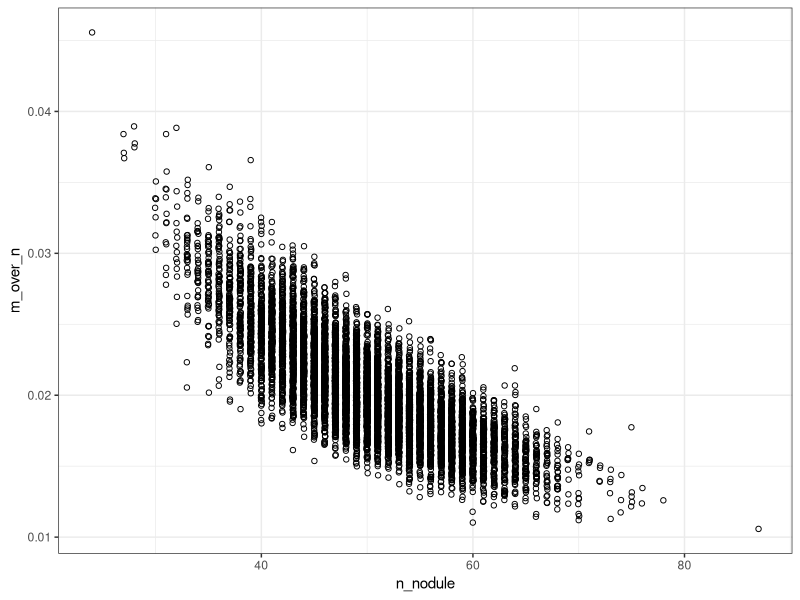
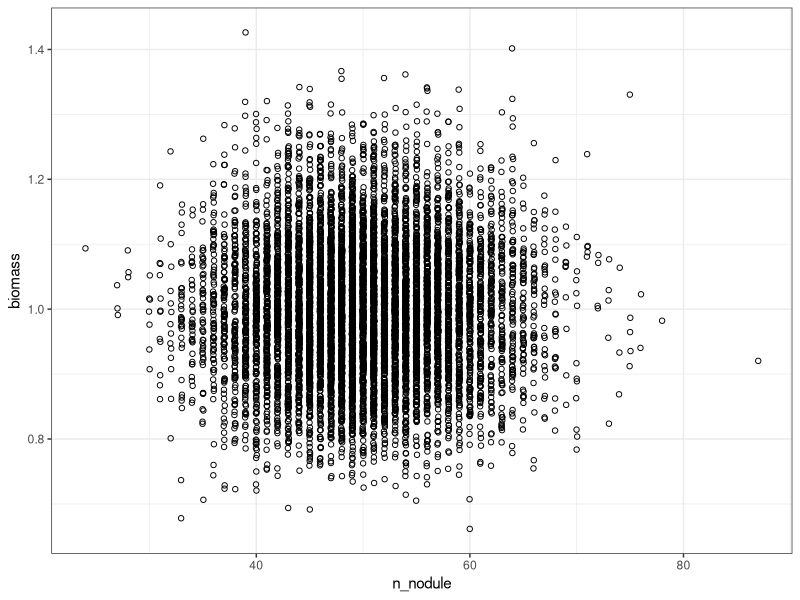

Source code (R) for these figures, in order:
#' This tackles the problems of symbiotic benefits computed as 
#' the ratio of plant fitness and rhizobia nodule number

library(tidyverse)
set.seed(1)

mu = 1 # expected mean
sigma = 0.1 # expected sd

tb <- tibble(
    n_nodule = rpois(10000, lambda = 50),
    #biomass = n_nodule /50 + rgamma(10000, shape = mu^2/sigma^2, scale = sigma^2/mu),
    biomass = rgamma(10000, shape = mu^2/sigma^2, scale = sigma^2/mu),
    m_over_n = biomass/n_nodule
)

# Biomass and nodule number is not correlated
lm(biomass ~ n_nodule, data = tb) %>% broom::tidy()

tb %>% 
    filter(n_nodule != 0) %>% 
    ggplot() +
    geom_point(aes(x = n_nodule, y = m_over_n), position = position_dodge2(width = 0.1), shape = 21) +
    theme_bw() 

# Variance in the ration decreases as the number of nodule increases
tb %>% 
    group_by(n_nodule) %>% 
    summarize(var_mn = var(m_over_n))

tb %>% 
    filter(n_nodule != 0) %>% 
    ggplot() +
    geom_point(aes(x = n_nodule, y = biomass), position = position_dodge2(width = 0.1), shape = 21) +
    theme_bw() 


